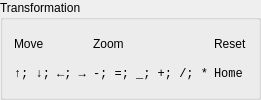
            <widget class="QGroupBox" name="shortcuts_transformation_gbox">
             <property name="title">
              <string>Transformation</string>
             </property>
             <layout class="QGridLayout" name="gridLayout_11">
              <item row="0" column="0">
               <widget class="QLabel" name="label_st_move">
                <property name="minimumSize">
                 <size>
                  <width>0</width>
                  <height>22</height>
                 </size>
                </property>
                <property name="maximumSize">
                 <size>
                  <width>16777215</width>
                  <height>50</height>
                 </size>
                </property>
                <property name="text">
                 <string>Move</string>
                </property>
               </widget>
              </item>
              <item row="0" column="1">
               <widget class="QLabel" name="label_st_zoom">
                <property name="minimumSize">
                 <size>
                  <width>0</width>
                  <height>22</height>
                 </size>
                </property>
                <property name="maximumSize">
                 <size>
                  <width>16777215</width>
                  <height>50</height>
                 </size>
                </property>
                <property name="text">
                 <string>Zoom</string>
                </property>
               </widget>
              </item>
              <item row="1" column="0">
               <widget class="QLabel" name="label_rt_move">
                <property name="minimumSize">
                 <size>
                  <width>0</width>
                  <height>22</height>
                 </size>
                </property>
                <property name="maximumSize">
                 <size>
                  <width>16777215</width>
                  <height>50</height>
                 </size>
                </property>
                <property name="font">
                 <font>
                  <family>Consolas</family>
                  <strikeout>false</strikeout>
                 </font>
                </property>
                <property name="text">
                 <string notr="true">↑; ↓; ←; →</string>
                </property>
               </widget>
              </item>
              <item row="1" column="2">
               <widget class="QLabel" name="label_rt_reset">
                <property name="minimumSize">
                 <size>
                  <width>0</width>
                  <height>22</height>
                 </size>
                </property>
                <property name="maximumSize">
                 <size>
                  <width>16777215</width>
                  <height>50</height>
                 </size>
                </property>
                <property name="font">
                 <font>
                  <family>Consolas</family>
                  <strikeout>false</strikeout>
                 </font>
                </property>
                <property name="text">
                 <string notr="true">Home</string>
                </property>
               </widget>
              </item>
              <item row="0" column="2">
               <widget class="QLabel" name="label_st_reset">
                <property name="minimumSize">
                 <size>
                  <width>0</width>
                  <height>22</height>
                 </size>
                </property>
                <property name="maximumSize">
                 <size>
                  <width>16777215</width>
                  <height>50</height>
                 </size>
                </property>
                <property name="text">
                 <string>Reset</string>
                </property>
               </widget>
              </item>
              <item row="1" column="1">
               <widget class="QLabel" name="label_rt_zoom">
                <property name="minimumSize">
                 <size>
                  <width>0</width>
                  <height>22</height>
                 </size>
                </property>
                <property name="maximumSize">
                 <size>
                  <width>16777215</width>
                  <height>50</height>
                 </size>
                </property>
                <property name="font">
                 <font>
                  <family>Consolas</family>
                  <strikeout>false</strikeout>
                 </font>
                </property>
                <property name="text">
                 <string notr="true">-; =; _; +; /; *</string>
                </property>
               </widget>
              </item>
             </layout>
            </widget>
